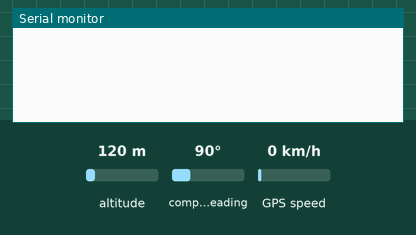
This sketch was run on a simulated Arduino Mega 2560, built with avr-gcc and run on an emulated ATmega2560. On the bench: the last lines printed to the serial monitor. Inputs (shaded band) come from the test bench; at power-on: altitude 120 m, GPS speed 0 km/h, compass heading 90°. The GPS gets a fix after 3 s at 37.7749, -122.4194 with 8 satellites.

Above: at 2.2 s.
2.3 s: altitude set to 20 m
At 3.9 s:
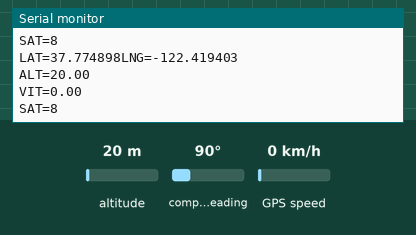
4.5 s: GPS speed set to 60 km/h
At 5.9 s:
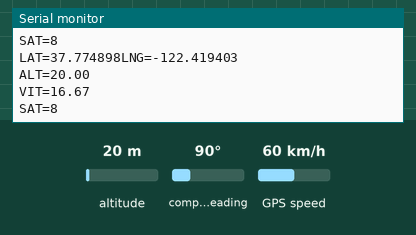

Measured:
- after the input at 2.3 s, the serial monitor: prints a new line after 0.76 s (image 1)
- after the input at 4.5 s, the serial monitor: prints a new line after 0.57 s (image 2)

The sketch:

gps_tinygps.ino
```cpp
#include <TinyGPS++.h>  // Importation de la bibliothèque

TinyGPSPlus gps; // créer un instance TinyGPS++

void setup() {
  Serial.begin(9600);  // Interface série ordinateur (USB)
  Serial2.begin(9600); // Interface série GPS
  delay(1000);
}

void loop() {
  while (Serial2.available() > 0){      // Tant des données sont disponibles sur l'interface série
    if (gps.encode(Serial2.read())){    // Fournir à l’instance TinyGPS les données recueillies du GPS
       if (gps.location.isUpdated()) {  // Si les données de l’instance TinyGPS sont à jour
          // Affichage des informations GPS
          Serial.print("LAT="); Serial.print(gps.location.lat(), 6);
          Serial.print("LNG="); Serial.println(gps.location.lng(), 6);
          Serial.print("ALT="); Serial.println(gps.altitude.meters());
          Serial.print("VIT="); Serial.println(gps.speed.mps());
          Serial.print("SAT="); Serial.println(gps.satellites.value());
       }
    }
  }
}
```
